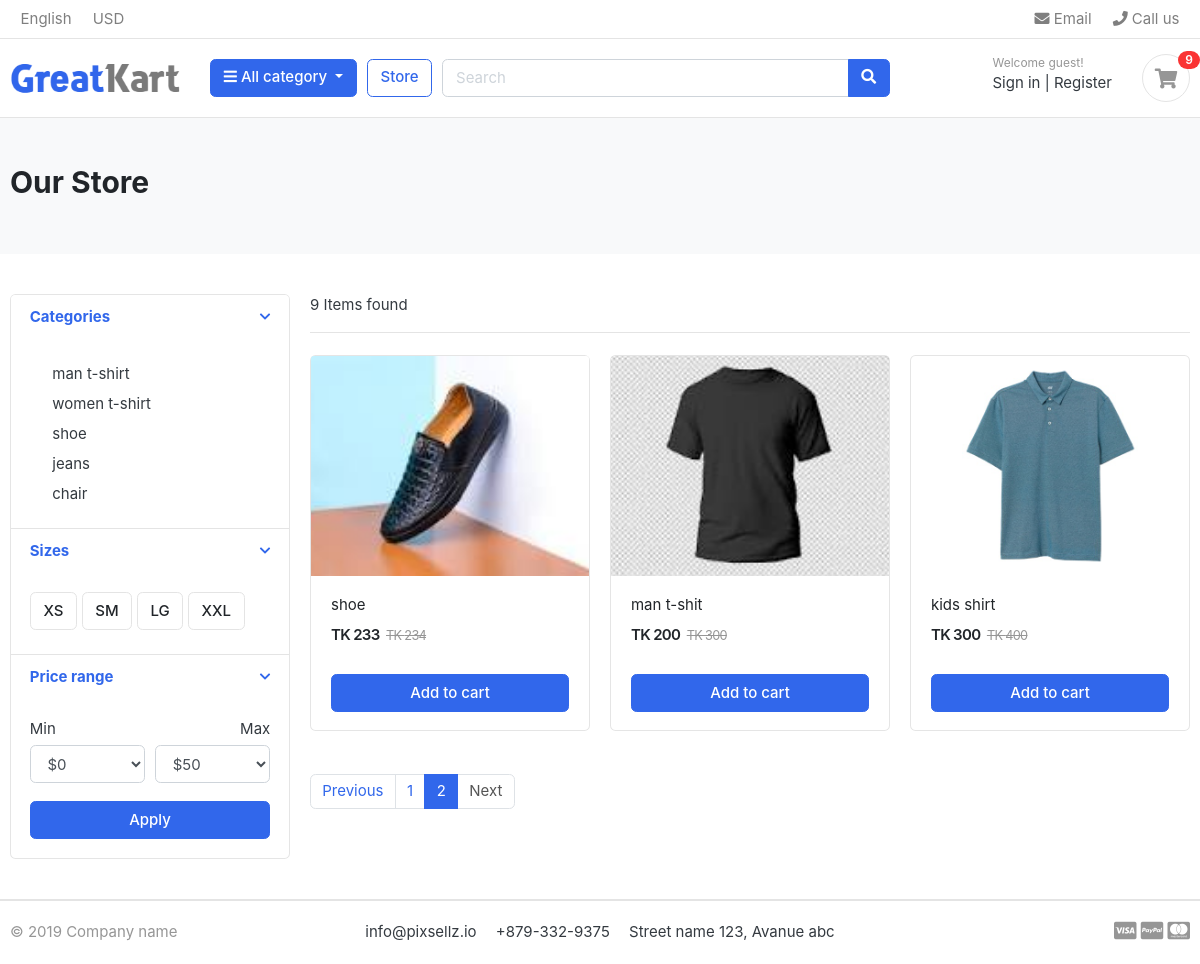
/store/?page=2 (signed in), run on the app's committed database.
### store/models.py (models this page shows, shortened)
class Category(models.Model):
    category_name = models.CharField(max_length=100, unique=True)
    slug          = models.SlugField(unique=True)
    class Meta:
        verbose_name = 'category'
        verbose_name_plural = 'categories'
    def get_absolute_url(self):
        return reverse("products_by_category", args=[self.slug])

class Product(models.Model):
    name          = models.CharField(max_length=100)
    slug          = models.SlugField(max_length=100)
    selling_price = models.IntegerField()
    regular_price = models.IntegerField()
    desc          = models.TextField()
    is_availabe   = models.BooleanField(default=True)
    in_stock      = models.IntegerField()
    category      = models.ForeignKey(Category, on_delete=models.CASCADE)
    created_date  = models.DateField(auto_now_add=False)
    img           = models.ImageField(upload_to='projImg/')
    def get_absolute_url(self):
        return reverse("product_detail", args = [self.category.slug, self.slug, self.pk])

### store/views.py (the view, shortened to what this page needs)
# urls.py: path('', include('store.urls'))
def store(request, category_name=None):
    prod_count = None  # Initializeing prod_count
    categoreis = None
    if category_name == None:
        products = Product.objects.all().filter(is_availabe=True)
        prod_count = products.count()
        paginator = Paginator(products, 6)
        page_number = request.GET.get("page")
        page_obj = paginator.get_page(page_number)
    context = {
        'get_prod': page_obj,
        'prod_count': prod_count,
    }
    return render(request, 'store.html', context)

### store/context_processorse.py (called while the page is built)
def menu_links(request):
    link =Category.objects.all()
    return {'links': link}

def cart_count(request):
    cart_counter = 0
    cart_counteing = Cart.objects.filter(user=request.user)
    for cart in cart_counteing:
        temp_count = cart.quantity
        cart_counter += temp_count
    return {'cart_counter' : cart_counter}

### store/templates/store.html (shortened to what this page needs)
{% extends 'base.html' %}
{% load static %}
{% block main %}
<section class="section-pagetop bg">
	<div class="container">
		<h2 class="title-page">Our Store</h2>
	</div>
	</section>
	<section class="section-content padding-y">
	<div class="container">
	<div class="row">
		<aside class="col-md-3">
	<div class="card">
		<article class="filter-group">
			<header class="card-header">
				<a href="#" data-toggle="collapse" data-target="#collapse_1" aria-expanded="true" class="">
					<i class="icon-control fa fa-chevron-down"></i>
					<h6 class="title">Categories</h6>
				</a>
			</header>
			<div class="filter-content collapse show" id="collapse_1" style="">
				<div class="card-body">
					<ul class="list-menu">
						{% for category in links %}
						<a class="dropdown-item" href="{{category.get_absolute_url}}">{{category.category_name}} </a>
						{% endfor %}
					</ul>
				</div>
			</div>
		</article>
		<article class="filter-group">
			<header class="card-header">
				<a href="#" data-toggle="collapse" data-target="#collapse_4" aria-expanded="true" class="">
					<i class="icon-control fa fa-chevron-down"></i>
					<h6 class="title">Sizes </h6>
				</a>
			</header>
			<div class="filter-content collapse show" id="collapse_4" style="">
				<div class="card-body">
				  <label class="checkbox-btn">
					<span class="btn btn-light"> XS </span>
				  </label>
				  <label class="checkbox-btn">
					<span class="btn btn-light"> SM </span>
				  </label>
				  <label class="checkbox-btn">
					<span class="btn btn-light"> LG </span>
				  </label>
				  <label class="checkbox-btn">
					<span class="btn btn-light"> XXL </span>
				  </label>
			</div>
			</div>
		</article>
		<article class="filter-group">
			<header class="card-header">
				<a href="#" data-toggle="collapse" data-target="#collapse_3" aria-expanded="true" class="">
					<i class="icon-control fa fa-chevron-down"></i>
					<h6 class="title">Price range </h6>
				</a>
			</header>
			<div class="filter-content collapse show" id="collapse_3" style="">
				<div class="card-body">
					<div class="form-row">
					<div class="form-group col-md-6">
					  <label>Min</label>
						  <select class="mr-2 form-control">
							<option value="0">$0</option>
						</select>
					</div>
					<div class="form-group text-right col-md-6">
					  <label>Max</label>
						  <select class="mr-2 form-control">
							<option value="50">$50</option>
						</select>
					</div>
					</div>
					<button class="btn btn-block btn-primary">Apply</button>
				</div>
			</div>
		</article>
	</div>
		</aside>
		<main class="col-md-9">
	<header class="border-bottom mb-4 pb-3">
			<div class="form-inline">
				<span class="mr-md-auto">{{prod_count}} Items found </span>
			</div>
	</header>
	<div class="row">
		{% for gp in get_prod %}
		<div class="col-md-4">
			<figure class="card card-product-grid">
				<div class="img-wrap">
					<a href="{{gp.get_absolute_url}}">
						<img src="{{gp.img.url}}">
					</a>
				</div>
				<figcaption class="info-wrap">
					<div class="fix-height">
						<a href="{{gp.get_absolute_url}}" class="title">{{gp.name}}</a>
						<div class="price-wrap mt-2">
							<span class="price">TK {{gp.selling_price}}</span>
							<del class="price-old">TK {{gp.regular_price}}</del>
						</div>
					</div>
					<a href="{% url 'add_to_cart' gp.id %}" class="btn btn-block btn-primary">Add to cart </a>
				</figcaption>
			</figure>
		</div>
		{% endfor %}
	</div>
	<nav class="mt-4" aria-label="Page navigation sample">
		{% if get_prod.has_other_pages %}
	  <ul class="pagination">
		{% if get_prod.has_previous %}
		<li class="page-item"><a class="page-link" href="?page={{ page_obj.previous_page_number }}">Previous</a></li>
		{% else %}
		<li class="page-item disabled"><a class="page-link" href="#">Previous</a></li>
		{% endif %}
		{% for num in get_prod.paginator.page_range %}
        {% if get_prod.number == num %}
        <li class="page-item active"><a class="page-link" href="#">{{ num }}</a></li>
        {% else %}
        <li class="page-item"><a class="page-link" href="?page={{ num }}">{{ num }}</a></li>
        {% endif %}
      {% endfor %}
      {% if get_prod.has_next %}
      <li class="page-item"><a class="page-link" href="?page={{ get_prod.next_page_number }}">Next</a></li>
      {% else %}
      <li class="page-item disabled"><a class="page-link" href="#">Next</a></li>
      {% endif %}
	  </ul>
	  {% endif %}
	</nav>
		</main>
	</div>
	</div>
	</section>
{% endblock main %}

### store/templates/base.html (shortened to what this page needs)
<!DOCTYPE HTML>
{% load static %}
<html lang="en">
<head>
<link href="{% static 'css/bootstrap.css' %}" rel="stylesheet" type="text/css"/>
<link href="{% static 'fonts/fontawesome/css/all.min.css' %}" type="text/css" rel="stylesheet">
<link href="{% static 'css/ui.css' %}" rel="stylesheet" type="text/css"/>
<link href="{% static 'css/responsive.css' %}" rel="stylesheet" media="only screen and (max-width: 1200px)" />
</head>
<body>
    {% block header %}
<header class="section-header">
    <nav class="navbar p-md-0 navbar-expand-sm navbar-light border-bottom">
    <div class="container">
      <div class="collapse navbar-collapse" id="navbarTop4">
        <ul class="navbar-nav mr-auto">
            <li class="nav-item dropdown">
                 <a href="#" class="nav-link">   English </a>
            </li>
            <li class="nav-item dropdown">
                <a href="#" class="nav-link"> USD </a>
            </li>
        </ul>
        <ul class="navbar-nav">
            <li><a href="#" class="nav-link"> <i class="fa fa-envelope"></i> Email </a></li>
            <li><a href="#" class="nav-link"> <i class="fa fa-phone"></i> Call us </a></li>
        </ul>
      </div>
    </div>
    </nav>
    <section class="header-main border-bottom">
        <div class="container">
    <div class="row align-items-center">
        <div class="col-lg-2 col-md-3 col-6">
            <a href="{% url 'home' %}" class="brand-wrap">
                <img class="logo" src="{% static 'images/logo.png' %}">
            </a>
        </div>
        <div class="col-lg col-sm col-md col-6 flex-grow-0">
            <div class="category-wrap dropdown d-inline-block float-right">
                <button type="button" class="btn btn-primary dropdown-toggle" data-toggle="dropdown">
                    <i class="fa fa-bars"></i> All category
                </button>
            </div>
        </div>
        <a href="{% url 'store' %}" class="btn btn-outline-primary">Store</a>
        <div class="col-lg  col-md-6 col-sm-12 col">
            <form action="#" class="search">
                <div class="input-group w-100">
                    <input type="text" class="form-control" style="width:60%;" placeholder="Search">
                    <div class="input-group-append">
                      <button class="btn btn-primary" type="submit">
                        <i class="fa fa-search"></i>
                      </button>
                    </div>
                </div>
            </form>
        </div>
        <div class="col-lg-3 col-sm-6 col-8 order-2 order-lg-3">
                    <div class="d-flex justify-content-end mb-3 mb-lg-0">
                        <div class="widget-header">
                            <small class="title text-muted">Welcome guest!</small>
                            <div>
                                <a href="./signin.html">Sign in</a> <span class="dark-transp"> | </span>
                                <a href="./register.html"> Register</a>
                            </div>
                        </div>
                        <a href="{% url 'cart' %}" class="widget-header pl-3 ml-3">
                            <div class="icon icon-sm rounded-circle border"><i class="fa fa-shopping-cart"></i></div>
                            <span class="badge badge-pill badge-danger notify">{{cart_counter}}</span>
                        </a>
                    </div>
                </div>
    </div>
        </div>
    </section>
    </header>
    {% endblock header %}
{% block main %} {% endblock main %}
{% block footer %}
<footer class="section-footer border-top">
	<div class="container">
		<section class="footer-bottom border-top row">
			<div class="col-md-2">
				<p class="text-muted"> &copy 2019 Company name </p>
			</div>
			<div class="col-md-8 text-md-center">
				<span  class="px-2">info@pixsellz.io</span>
				<span  class="px-2">+879-332-9375</span>
				<span  class="px-2">Street name 123, Avanue abc</span>
			</div>
			<div class="col-md-2 text-md-right text-muted">
				<i class="fab fa-lg fa-cc-visa"></i>
				<i class="fab fa-lg fa-cc-paypal"></i>
				<i class="fab fa-lg fa-cc-mastercard"></i>
			</div>
		</section>
	</div>
</footer>
    {% endblock footer %}
</body>
</html>

### store/static/css/ui.css (style rules this page uses)
html { font-family: "Inter", sans-serif; font-size: 15px; }
.img-wrap { text-align: center; display: block; }
.img-wrap img { max-width: 100%; }
.price-wrap { letter-spacing: -0.7px; }
.icon-xs, .icon-sm, .icon-md, .icon-lg { display: inline-block; text-align: center; flex-shrink: 0; flex-grow: 0; }
.icon-sm { width: 48px; height: 48px; line-height: 48px !important; font-size: 20px; }
.padding-y { padding-top: 40px; padding-bottom: 40px; }
figure { margin-bottom: 0; }
article:after, .form-group:after { display: block; clear: both; content: ""; }
.bg { background-color: #f8f9fa; }
.title-page { color: #212529; }
p:last-child { margin-bottom: 0; }
.header-main { position: relative; padding-top: 1rem; padding-bottom: 1rem; }
.brand-wrap .logo, .navbar-brand .logo { margin-right: 7px; max-height: 42px; display: inline-block; }
.widget-header { display: inline-block; vertical-align: middle; position: relative; }
.widget-header a { color: #343a40; }
.widget-header i { color: #969696; }
.widget-header .title { display: block; }
.widget-header .notify { position: absolute; top: -3px; right: -10px; }
.footer-bottom { padding-top: 20px; padding-bottom: 20px; }
.btn-light { background-color: #fff; border-color: #e4e4e4; }
.list-menu { list-style: none; margin: 0; padding-left: 0; }
.list-menu a { color: #343a40; }
[class*=card-product] a.title { color: #212529; display: block; }
[class*=card-product] .img-wrap { overflow: hidden; position: relative; }
[class*=card-product] .img-wrap img { height: 100%; max-width: 100%; width: auto; display: inline-block; -o-object-fit: cover; object-fit: cover; }
.card-product-grid { margin-bottom: 20px; }
.card-product-grid .img-wrap { border-radius: 0.2rem 0.2rem 0 0; height: 220px; }
.card-product-grid .info-wrap { overflow: hidden; padding: 18px 20px; }
.card-product-grid .fix-height { height: 80px; overflow: hidden; }
.card .img-wrap { overflow: hidden; }
.notify { position: absolute; top: -4px; right: -10px; display: inline-block; padding: 0.25em 0.6em; font-size: 12px; line-height: 1; text-align: center; border-radius: 3rem; color: #fff; background-color: #fa3434; }
.price { font-weight: 600; color: #212529; }
.price-old { color: #969696; margin-left: 3px; font-size: 85%; }
.icon-control { margin-top: 5px; float: right; font-size: 80%; }
.card-header .title { margin-bottom: 0; line-height: 1.5; }
.filter-group { border-bottom: 1px solid #e4e4e4; }
.filter-group .card-header { border-bottom: 0; }
.filter-group:last-child { border-bottom: 0; }
.checkbox-btn { position: relative; }
.section-pagetop { padding: 45px 0; }

### data on the page
Category: category_name "man t-shirt"
Category: category_name "women t-shirt"
Category: category_name "shoe"
Category: category_name "jeans"
Category: category_name "chair"
Product: img (picture), name "shoe", selling_price "233", regular_price "234"
Product: img (picture), name "man t-shit", selling_price "200", regular_price "300"
Product: img (picture), name "kids shirt", selling_price "300", regular_price "400"

### other printed values
{{ cart_counter }} "9"
{{ prod_count }} "9"
{{ num }} "1"
{{ num }} "2"
